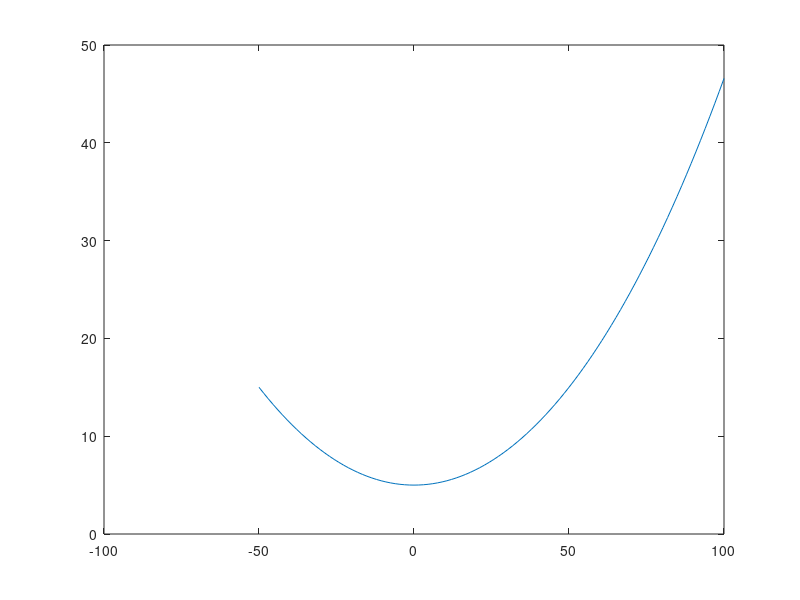

Write MATLAB code to recreate this figure.
% (a) Newton-Raphson methond
w = 10; y0 = 5; y = 15; x = 50;
f = @(T) T/w*cosh(w/T*x)+y0-T/w-y;
df = @(T) cosh((w*x)/T)/w-1/w-(x*sinh((w*x)/T))/T;
x1 = 1200;
while(1)
    xold = x1;
    x1 = x1-f(x1)/df(x1);
    if x1 ~= 0
        ea = abs((x1-xold)/x1) * 100;
    end
    if ea < 0.01, break, end
end
x1

% (b)
w = 10; y0 = 5; T = 1266.3;
f = @(x) T/w*cosh(w/T*x)+y0-T/w;

x = linspace(-50,100);
plot(x,f(x))